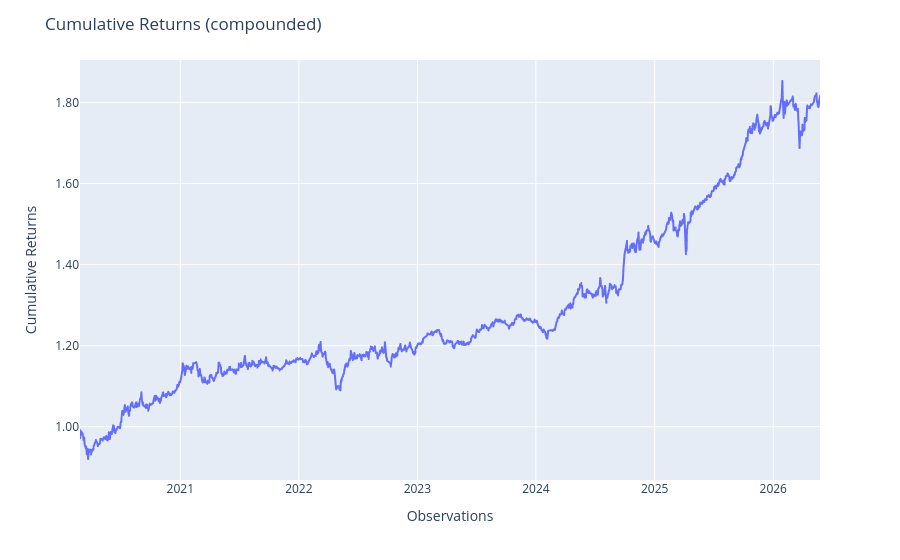

The notebook cell this image was saved under:
### Code cell
oos_mpt = MultiPeriodPortfolio([fold['test'] for fold in fold_real],compounded=True)
oos_mpt.plot_cumulative_returns()

### Figure 1 — Plotly figure (JSON) as saved in the notebook; plotly's stock layout.template omitted (floating-point values rounded to 4 significant figures; data arrays with more than 128 entries replaced by an {"elided": "..."} marker saying what was removed)
{"data": [{"hovertemplate": "variable=cumulative_returns<br>index=%{x}<br>value=%{y}<extra></extra>", "legendgroup": "cumulative_returns", "line": {"color": "#636efa", "dash": "solid"}, "marker": {"symbol": "circle"}, "mode": "lines", "name": "cumulative_returns", "showlegend": true, "type": "scattergl", "x": {"elided": "1512 str values"}, "xaxis": "x", "y": {"elided": "1512 float values"}, "yaxis": "y"}], "layout": {"legend": {"title": {"text": "variable"}, "tracegroupgap": 0}, "margin": {"t": 60}, "showlegend": false, "title": {"text": "Cumulative Returns (compounded)"}, "xaxis": {"anchor": "y", "domain": [0, 1], "title": {"text": "Observations"}}, "yaxis": {"anchor": "x", "domain": [0, 1], "tickformat": ".2f", "title": {"text": "Cumulative Returns"}}}}
